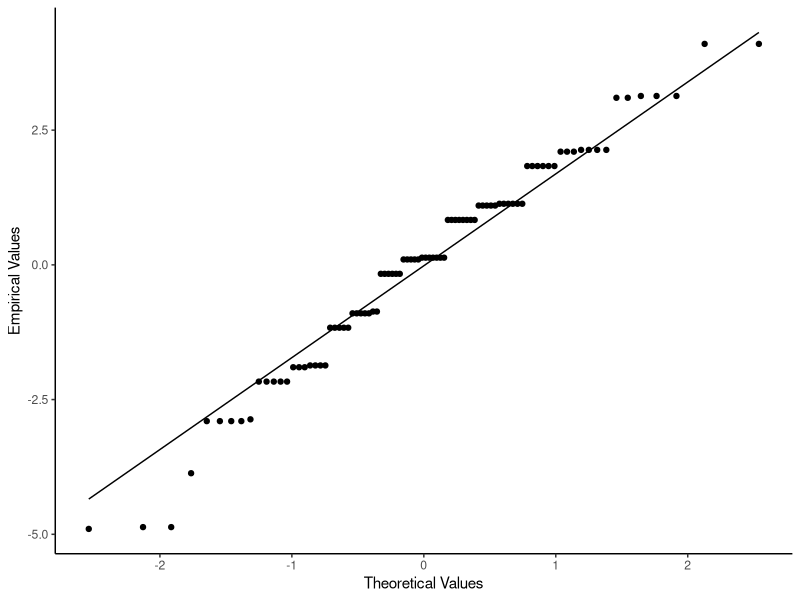

Write R code to recreate this figure. (Note: this script raises an error after producing the figure.)
## ---- chunk 1
library(tidyverse)
library(readxl)
## Read in the Data ##
egg_data <- read_excel("Egg Rating.xlsx")
## Build the Model ##
egg_mod <- aov(Rating ~ Technique, data = egg_data)
## Build a QQ Plot using geom_qq ##
egg_data |>
  ggplot(aes(sample=resid(egg_mod))) +
  geom_qq() +
  geom_qq_line() +
  labs(x = "Theoretical Values",
       y = "Empirical Values") +
  theme_classic()
## ---- chunk 2
knitr::include_graphics("PP Plot.jpg")
## ---- chunk 3
## Perform Shapiro-Wilk Test ##
library(broom)
egg_mod |>
  resid() |>
  shapiro.test() |>
  tidy()
## ---- chunk 4
## Build Scatterplot Evaluating Residuals vs Predicted Values ##
egg_data |>
  ggplot(aes(x=fitted(egg_mod),y=resid(egg_mod))) +
  geom_point() +
  geom_hline(yintercept=0,linetype='dashed',
             color='red') +
  geom_hline(yintercept=3,color='blue') +
  geom_hline(yintercept=-3,color='blue') +
  labs(x = "Predicted y's",
       y = "Residuals") +
  theme_classic()
## ---- chunk 5
library(car)
leveneTest(egg_mod) |>
  tidy() |>
  select(statistic,p.value)
